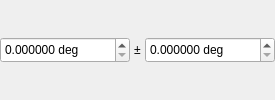
              <widget class="QFrame" name="dim_shared_angle">
               <property name="frameShape">
                <enum>QFrame::Shape::NoFrame</enum>
               </property>
               <layout class="QHBoxLayout" name="hbox_shared_angle">
                <property name="spacing">
                 <number>4</number>
                </property>
                <property name="leftMargin">
                 <number>0</number>
                </property>
                <property name="topMargin">
                 <number>0</number>
                </property>
                <property name="rightMargin">
                 <number>0</number>
                </property>
                <property name="bottomMargin">
                 <number>0</number>
                </property>
                <item>
                 <widget class="AdaptiveSpinBox" name="spin_shared_angle_nom">
                  <property name="minimumSize">
                   <size>
                    <width>130</width>
                    <height>26</height>
                   </size>
                  </property>
                  <property name="maximumSize">
                   <size>
                    <width>130</width>
                    <height>16777215</height>
                   </size>
                  </property>
                  <property name="keyboardTracking">
                   <bool>false</bool>
                  </property>
                  <property name="suffix">
                   <string> deg</string>
                  </property>
                  <property name="decimals">
                   <number>6</number>
                  </property>
                  <property name="minimum">
                   <double>0.000000000000000</double>
                  </property>
                  <property name="maximum">
                   <double>10000.000000000000000</double>
                  </property>
                  <property name="singleStep">
                   <double>0.100000000000000</double>
                  </property>
                  <property name="value">
                   <double>0.000000000000000</double>
                  </property>
                 </widget>
                </item>
                <item>
                 <widget class="QLabel" name="plusminus_shared_angle">
                  <property name="text">
                   <string>±</string>
                  </property>
                  <property name="alignment">
                   <set>Qt::AlignmentFlag::AlignCenter</set>
                  </property>
                 </widget>
                </item>
                <item>
                 <widget class="AdaptiveSpinBox" name="spin_shared_angle_tol">
                  <property name="minimumSize">
                   <size>
                    <width>130</width>
                    <height>26</height>
                   </size>
                  </property>
                  <property name="maximumSize">
                   <size>
                    <width>130</width>
                    <height>16777215</height>
                   </size>
                  </property>
                  <property name="keyboardTracking">
                   <bool>false</bool>
                  </property>
                  <property name="suffix">
                   <string> deg</string>
                  </property>
                  <property name="decimals">
                   <number>6</number>
                  </property>
                  <property name="maximum">
                   <double>10000.000000000000000</double>
                  </property>
                  <property name="singleStep">
                   <double>0.100000000000000</double>
                  </property>
                  <property name="value">
                   <double>0.000000000000000</double>
                  </property>
                 </widget>
                </item>
               </layout>
              </widget>
